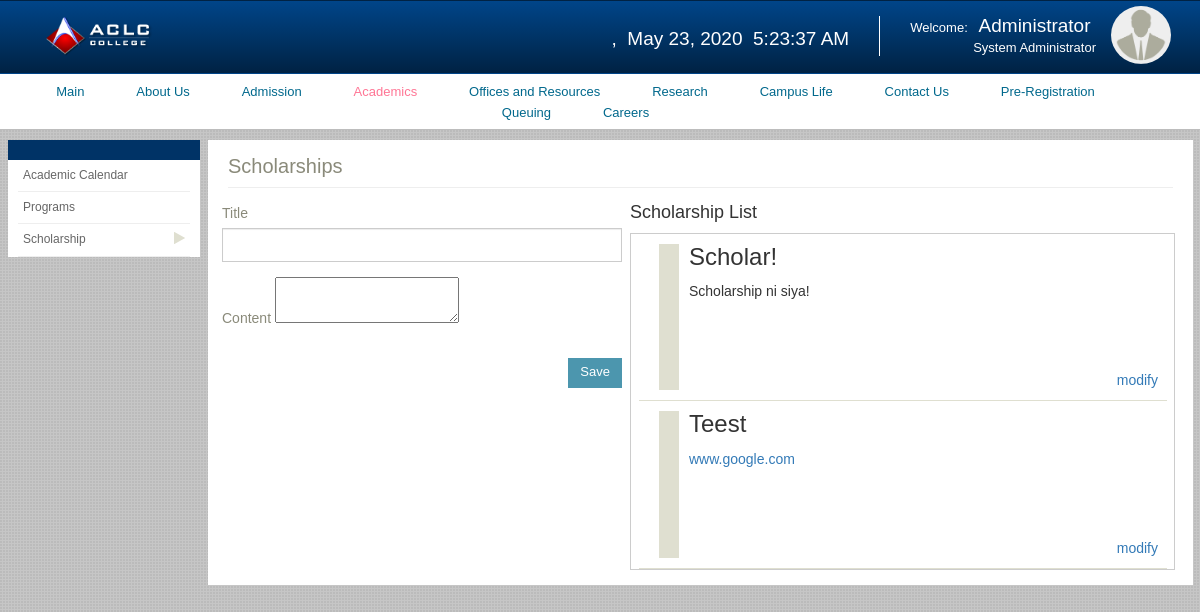
/index.php/admin/academics/scholarships, run on the app's committed database.
### tables this page shows
CREATE TABLE `scholarship` (
  `scholarship_id` int(11) NOT NULL,
  `title` varchar(255) DEFAULT NULL,
  `content` varchar(255) DEFAULT NULL,
  `date_posted` datetime DEFAULT NULL,
  `ac_id` int(11) DEFAULT NULL
);

### application/controllers/admin/academics/scholarships.php (called while the page is built, shortened)
<?php
class Scholarships extends CI_Controller {
    public function index() {
    	$data['info'] = $this->auto_load();
    	$this->load->view('admin/academic/header');
        $this->load->view('admin/academic/scholarship/body',$data);
    }
    public function auto_load(){
    	$this->load->model('scholar');
    	$sch = new Scholar;
    	$sch = $sch->get();
    	return $sch;
    }
}

### index.php (called while the page is built, shortened)
<?php
require_once BASEPATH.'core/CodeIgniter.php';

### application/core/MY_Model.php (called while the page is built, shortened)
<?php
	class MY_Model extends CI_Model{
		public function instatiate($qry_result){
			$toret = array();
			foreach ($qry_result as $row) {
				$model = new $class;
				$model->populate($row);
				$toret[$row->{$this::DB_TABLE_PK}] = $model;
			}
			return $toret;
		}
		public function get($limit = 0, $offset = 0){
			$this->db->select('*');
			$this->db->from($this::DB_TABLE);
			$qry = $this->db->get();
			$toret = $this->instatiate($qry->result());
			return $toret;
		}
	}

### application/views/admin/academic/scholarship/body.php (the view, shortened to what this page needs)
<div class="container-fluid">
    <div class="row">
      	<div class="col-md-4 pr-0">
        	<div class="admission-leftpane bg-white">
          		<div class="head-blue ptb-10 bg-blue"></div>
      			<ul>
        			<li ><a href="<?= base_url()?>index.php/admin/academics/academic_calendar">Academic Calendar</a><i class="fa fa-play"></i></li>
		            <li><a href="<?= base_url()?>index.php/admin/academics/programs">Programs</a><i class="fa fa-play"></i></li>
		            <li class="active"><a href="<?= base_url()?>index.php/admin/academics/scholarships">Scholarship</a><i class="fa fa-play"></i></li>
      			</ul>
        	</div>
    	</div>
    	<div class="col-md-20">
			<div class="mid-content ptb-15 bg-white oh">
				<h3 class="normal c-gray f-20 mb-15 bb pb-10">Scholarships</h3>
				<div class="row">
					<div class="col-md-10">
						<?php echo form_open_multipart('admin/academics/scholarships/save_scholar',array('id'=>'form-text-sch' , 'class' => 'form-horizontal', 'data-toggle' => "validator", 'method' => "post")) ?>
							<div class="form-group">
								<label for="title" style="font-weight: normal;" class="c-gray">Title</label>
								<input type="text" name="title" id="title" class="form-control" style="border-radius:0;" required>
							</div>
							<div class="form-group">
								<label for="content" style="font-weight: normal;" class="c-gray">Content</label>
								<textarea name="content" id="cont"></textarea>
							</div>
							<div class="form-group">
								<button class="btn btn-primary pull-right" style="padding-top:5px;margin-bottom: 5px;margin-top:10px;" id="btn-save">Save</button>
							</div>
						</form>
					</div>
					<div class="col-md-14">
						<div class="col-md-24">
							<div class="row">
								<h4>Scholarship List</h4>
							</div>
							<div class="row" style="border:1px solid #CCC;">
								<div class="table-responsive" style="scroll:none;">
									<table id="otd-table" style="table-layout:fixed;width:100%;">
										<tbody>
											<?php if(!empty($info)): ?>
												<?php foreach($info as $key => $value):?>
													<tr>
														<td>
															<div class="col-md-24">
																<div style="border-bottom:1px solid #dfdfd0;padding-bottom:10px;margin-top:10px;">
																	<div class="row" style="border-left:20px solid #dfdfd0;margin-left:20px;">
																		<div class="col-md-24" style="padding-left:10px;word-wrap:break-word;">
																			<h3><?= ucwords($value->title)?></h3>
																			<div style="height:90px;" class="ellip">
																				<?= $value->content; ?>
																			</div>
																			<a href="#" class="pull-right edit" style="margin-right:10px;" attr="<?= $value->scholarship_id ?>">modify</a>
																		</div>
																	</div>
																</div>
															</div>
														</td>
													</tr>
												<?php endforeach;?>
											<?php endif;?>
										</tbody>
									</table>
								</div>
							</div>
						</div>
					</div>
				</div>
			</div>
		</div>

### data on the page
scholarship: title "Scholar!", content "Scholarship ni siya!"
scholarship: title "Teest", content "www.google.com"
